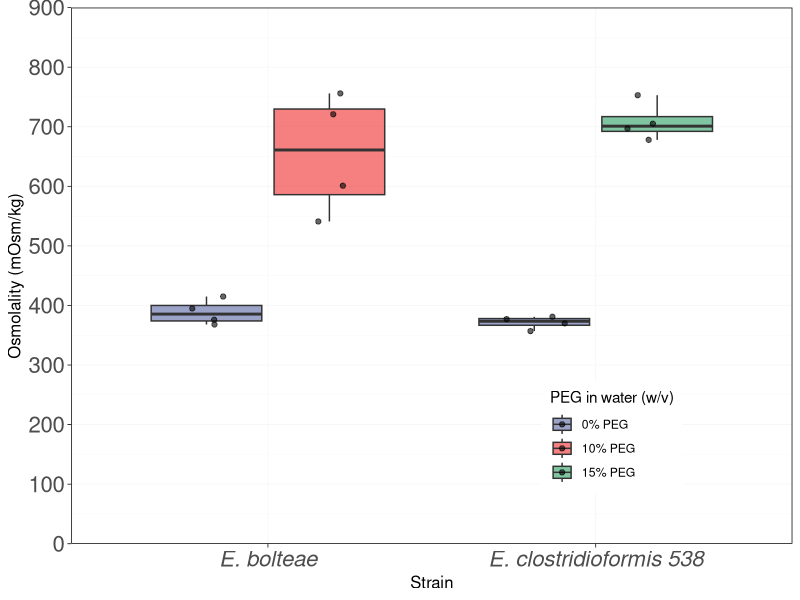

Here is the R script that generated this plot:
## ---- chunk 1
library(tidyverse)
library(readxl)
library(ggsci)
## ---- chunk 2
osmo <- read_excel(path = "Cecal_osmolalities.xlsx") %>%
  mutate(Treatment_PEG = paste0(Treatment_PEG, "% PEG")) 
osmo
## ---- chunk 3
osmo %>% 
  ggplot(aes(x = Bacteria, y = Osmolality, fill = Treatment_PEG)) +
    geom_boxplot(alpha = 0.5) +
    geom_point(position=position_jitterdodge(jitter.width = 0.2), alpha = 0.6) +
    scale_y_continuous(limits = c(0, 900),n.breaks = 9, expand = c(0, 0)) +
    theme_light() +
    scale_fill_aaas() +
    labs(x = "Strain", y = "Osmolality (mOsm/kg)", fill = "PEG in water (w/v)") +
  theme(panel.border = element_rect(color = "black"),
        panel.grid = element_line(colour = "grey96"),
        axis.ticks = element_line(color = "black"),
        #strip.text.x = element_text(size=12, face="italic", color = "black"),
        strip.text.x = element_blank(),
        axis.title = element_text(size = 12),
        axis.text.x =element_text(size=16, face = "italic"),
        axis.text.y = element_text(size=16),
        legend.position = c(0.75, 0.2)
        )

## ---- chunk 4
# filter dat
dat_bolt <- osmo %>%
  filter(Bacteria == "E. bolteae")
dat_bolt

# do barlett test to check for equal variance
bartlett.test(Osmolality~Treatment_PEG, data = dat_bolt) # use Var.equal = TRUE

# Perform two sample t test
t.test(Osmolality~Treatment_PEG, data = dat_bolt,
       var.equal = TRUE,
       conf.level = 0.95)

## ---- chunk 5
# filter dat
dat_CF538 <- osmo %>%
  filter(Bacteria == "E. clostridioformis 538")
dat_CF538

# do barlett test to check for equal variance
bartlett.test(Osmolality~Treatment_PEG, data = dat_CF538) # use Var.equal = TRUE

# Perform two sample t test
t.test(Osmolality~Treatment_PEG, data = dat_CF538,
       var.equal = FALSE,
       conf.level = 0.95)

